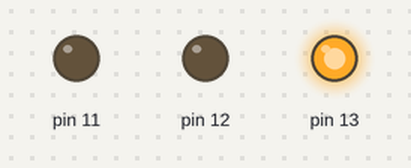
Recording of a sketch running on a simulated Arduino Uno, built with avr-gcc and run on an emulated ATmega328P. Shown: output pins drawn as LEDs (lit = HIGH).

Above: at 0.5 s.
At 2.5 s:
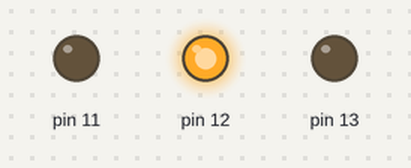
At 4.5 s:
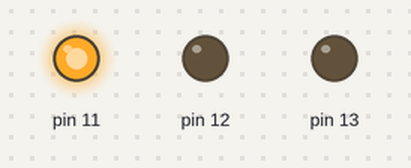
At 5.5 s:
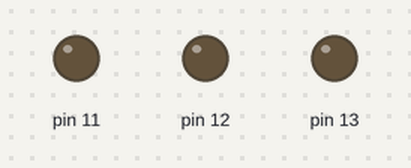
Timing chart, 0 to 7.8 s (numbered marks = the images above):
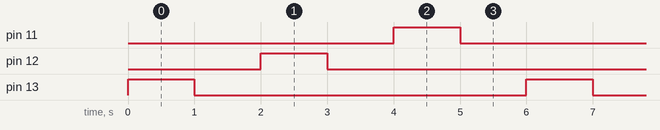

The sketch:

sketch_mar30c.ino
```cpp
void setup()
{
  pinMode(13,OUTPUT);
 // RED LED
  pinMode(12,OUTPUT);
 // WHITE LED
  pinMode(11,OUTPUT);
 // BLUE LED

}

void loop()
{
  digitalWrite(13, HIGH);
  delay(1000);
  digitalWrite(13, LOW);
  delay(1000);
  digitalWrite(12, HIGH);
  delay(1000);
  digitalWrite(12, LOW);
  delay(1000);
  digitalWrite(11, HIGH);
  delay(1000);
  digitalWrite(11, LOW);
  delay(1000);


}
```

Measured:
- by itself, pin 11–13: alternates HIGH for 1.0 s and LOW for 5.0 s
- by itself, everything shown: repeats every 6.0 s, in 6 steps
